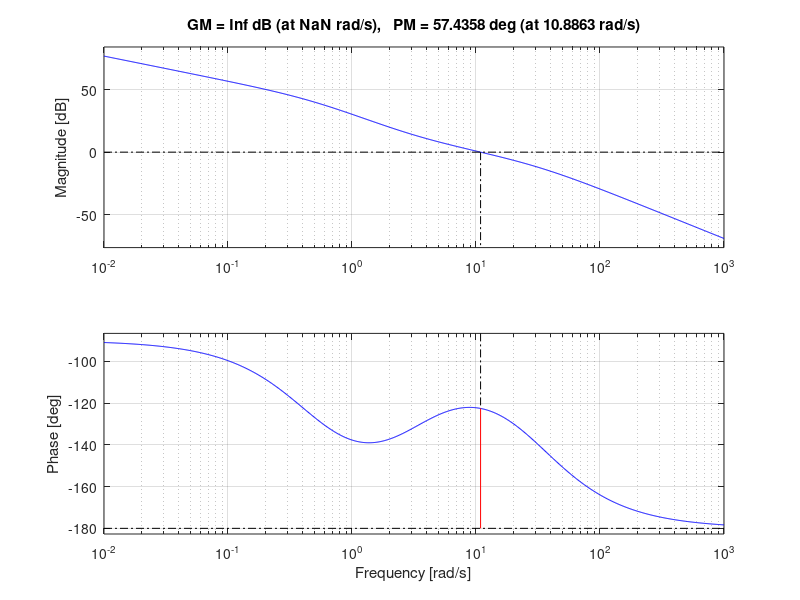
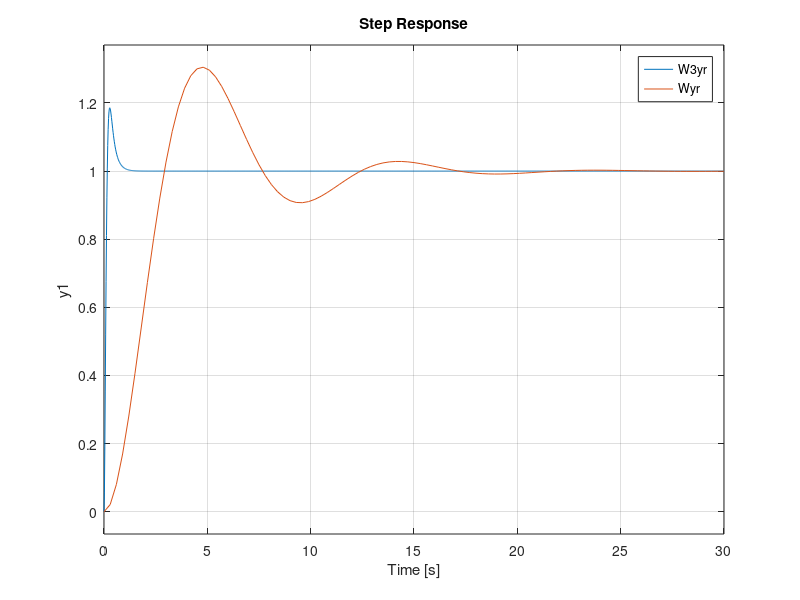
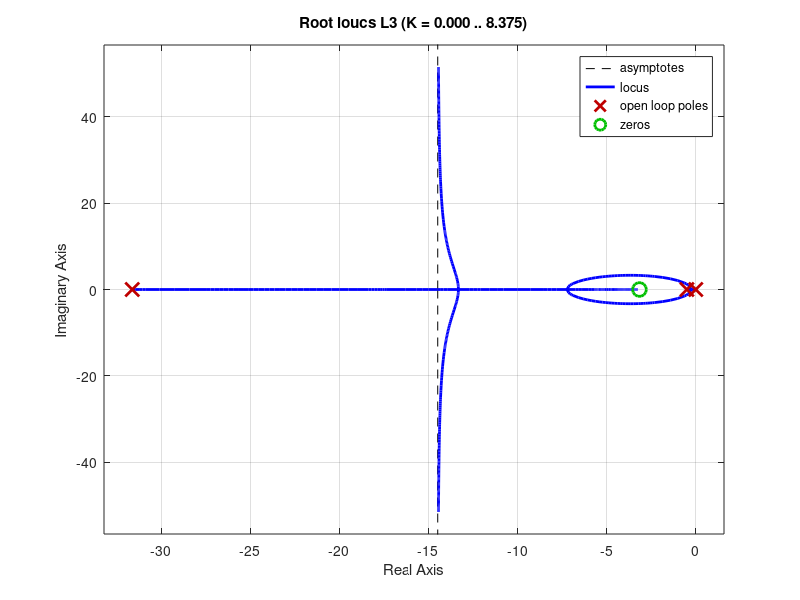

Recreate these plots in MATLAB, in order.
close all 
clear all 
clc

%% 
%funzione di trasferimento di un motore semplice
%da soddisfare:
%-banda passante >= 10 rad/s   -> MI TOCCA SOLAMENTE AUMENTARE IL GUADAGNO 
%-sistema asintoticamente stabile  -> 
%-basse sovraelongazioni
%-alto tempo di assestamento al 5%
s=tf([1 0],[1]); % qu definisco s 

P = 1/(s*(2*s+1)); % funzione di impianto 
C1 = 1 ; %specifica a regime già soddisfatta per via del polo in 0 in P


L1=P*C1; % funzione d anello 
Wyr=L1/(1+L1); % funzione si sensitività ingresso uscita (qua ci passo l ingresso )

% figure(1);
% margin(L1); % diagramma di bode  
% 
% figure(2);
% nyquist(L1); % diagramma di nyquist
% 
% figure(3)
% step(Wyr); % immettiamo l ingresso a gradino in entrata per comprendere come si comporta il sistema chiuso 

%% INIZIAMO ADESSO A DEFINIE UN CONTROLLORE 
% l errore a regime e intrinseco all impianto in quanto gia contiene un
% polo in 0 . 

C2 =  40 ; % come da specifica dobbiamo passare  a banda passante superiore a 10 radianti al secondo quindi aumentiamo il guadagno statico 
% se aumento la banda passante il sistema sarà molto piu veloce e quindi
% tende ad oscillare molto dobbiamo smorzare l osclillazione in che modo ?
% (vedasi punto 3 )
% le successive righe sono state tenute per dare al lettore la facoltà di
% comprendere come all aumento del guadagno e quindi all aumetare della
% banda passante il sistema diventa piu veloce ma aumenta l oscillazione
% nel intorno del punto di equilibrio 
L2 = P*C2;
W2yr= L2/(1+L2);
% figure(4);
% margin(L2); % diagramma di bode  
% 
% figure(5)
% step(W2yr,Wyr); % immettiamo l ingresso a gradino in entrata per comprendere come si comporta il sistema chiuso 
% legend('W2yr', 'Wyr');


%% Provviamo a sistemare le sovraelongazioni dato che al momento il sistema oscilla troppo 
% dovremmo inoltre aumentare il margine di fase in quanto troppo basso cosi
% facendo la sovralongazione  diminuirà
% inolte l aumento del margine di fase e guadagno ci danno un undice di
% robustezza del nostro sistema in quanto dale funzione di impianto essendo
% sintetizzata da un impianto spessevolte non lineare le traiettorie
% possono essere soggette a discostamenti . 

alpha = 0.1; 
omega_tau = 10; % omega di taglio utile per trovare tau
tau = 1/(omega_tau*sqrt(alpha));
%tau = 0.25;


RA = (1+tau*s)/(1+tau*alpha*s);
C2 =  70 ; 
C3 = C2*RA;

L3= C3*P;
W3yr =minreal(L3/(1+L3));

figure(8)
rlocus(L3)


figure(6)
margin(L3);
grid on

figure(7)
step(W3yr,Wyr); % immettiamo l ingresso a gradino in entrata per comprendere come si comporta il sistema chiuso 
legend('W3yr', 'Wyr');


